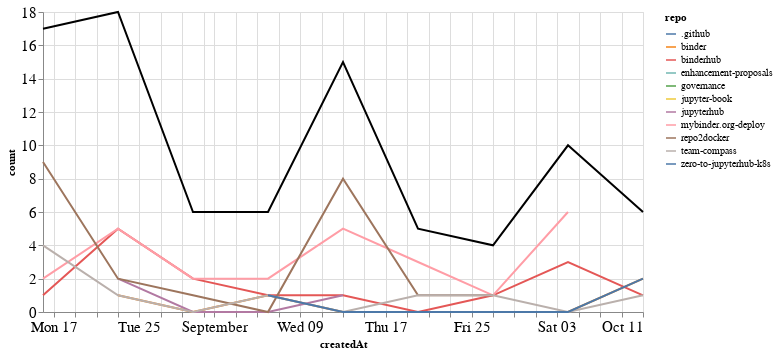

The notebook cell saved with this chart:
### Markdown cell above
## Comments

### Code cell
comments_time = comments.groupby('repo').resample('W', on='createdAt').count()['author'].reset_index()
comments_time = comments_time.rename(columns={'author': 'count'})
comments_time_total = comments_time.groupby('createdAt').agg({"count": "sum"}).reset_index()
ch1 = alt.Chart(comments_time, width=600).mark_line().encode(
    x='createdAt',
    y='count',
    color='repo',
    tooltip="repo"
)

ch2 = alt.Chart(comments_time_total, width=600).mark_line(color="black").encode(
    x='createdAt',
    y='count',
)

ch1 + ch2

### Figure 1 — Vega-Lite specification as saved in the notebook (floating-point values rounded to 4 significant figures)
{"config": {"axisLeft": {"labelFontSize": 15}, "axisBottom": {"labelFontSize": 15}}, "layer": [{"data": {"name": "data-e9036faf869cf11682c33004e47a1653"}, "mark": "line", "encoding": {"color": {"type": "nominal", "field": "repo"}, "tooltip": {"type": "nominal", "field": "repo"}, "x": {"type": "temporal", "field": "createdAt"}, "y": {"type": "quantitative", "field": "count"}}, "width": 600}, {"data": {"name": "data-aeebdb51df1a601dc4d221eb3f1fdac2"}, "mark": {"type": "line", "color": "black"}, "encoding": {"x": {"type": "temporal", "field": "createdAt"}, "y": {"type": "quantitative", "field": "count"}}, "width": 600}], "$schema": "https://vega.github.io/schema/vega-lite/v4.8.1.json", "datasets": {"data-e9036faf869cf11682c33004e47a1653": [{"repo": ".github", "createdAt": "2020-10-04T00:00:00", "count": 1}, {"repo": "binder", "createdAt": "2020-08-23T00:00:00", "count": 1}, {"repo": "binder", "createdAt": "2020-08-30T00:00:00", "count": 0}, {"repo": "binder", "createdAt": "2020-09-06T00:00:00", "count": 1}, {"repo": "binder", "createdAt": "2020-09-13T00:00:00", "count": 0}, {"repo": "binder", "createdAt": "2020-09-20T00:00:00", "count": 0}, {"repo": "binder", "createdAt": "2020-09-27T00:00:00", "count": 0}, {"repo": "binder", "createdAt": "2020-10-04T00:00:00", "count": 0}, {"repo": "binder", "createdAt": "2020-10-11T00:00:00", "count": 2}, {"repo": "binderhub", "createdAt": "2020-08-16T00:00:00", "count": 1}, {"repo": "binderhub", "createdAt": "2020-08-23T00:00:00", "count": 5}, {"repo": "binderhub", "createdAt": "2020-08-30T00:00:00", "count": 2}, {"repo": "binderhub", "createdAt": "2020-09-06T00:00:00", "count": 1}, {"repo": "binderhub", "createdAt": "2020-09-13T00:00:00", "count": 1}, {"repo": "binderhub", "createdAt": "2020-09-20T00:00:00", "count": 0}, {"repo": "binderhub", "createdAt": "2020-09-27T00:00:00", "count": 1}, {"repo": "binderhub", "createdAt": "2020-10-04T00:00:00", "count": 3}, {"repo": "binderhub", "createdAt": "2020-10-11T00:00:00", "count": 1}, {"repo": "enhancement-proposals", "createdAt": "2020-08-16T00:00:00", "count": 1}, {"repo": "governance", "createdAt": "2020-08-23T00:00:00", "count": 2}, {"repo": "jupyter-book", "createdAt": "2020-08-30T00:00:00", "count": 1}, {"repo": "jupyterhub", "createdAt": "2020-08-23T00:00:00", "count": 2}, {"repo": "jupyterhub", "createdAt": "2020-08-30T00:00:00", "count": 0}, {"repo": "jupyterhub", "createdAt": "2020-09-06T00:00:00", "count": 0}, {"repo": "jupyterhub", "createdAt": "2020-09-13T00:00:00", "count": 1}, {"repo": "mybinder.org-deploy", "createdAt": "2020-08-16T00:00:00", "count": 2}, {"repo": "mybinder.org-deploy", "createdAt": "2020-08-23T00:00:00", "count": 5}, {"repo": "mybinder.org-deploy", "createdAt": "2020-08-30T00:00:00", "count": 2}, {"repo": "mybinder.org-deploy", "createdAt": "2020-09-06T00:00:00", "count": 2}, {"repo": "mybinder.org-deploy", "createdAt": "2020-09-13T00:00:00", "count": 5}, {"repo": "mybinder.org-deploy", "createdAt": "2020-09-20T00:00:00", "count": 3}, {"repo": "mybinder.org-deploy", "createdAt": "2020-09-27T00:00:00", "count": 1}, {"repo": "mybinder.org-deploy", "createdAt": "2020-10-04T00:00:00", "count": 6}, {"repo": "repo2docker", "createdAt": "2020-08-16T00:00:00", "count": 9}, {"repo": "repo2docker", "createdAt": "2020-08-23T00:00:00", "count": 2}, {"repo": "repo2docker", "createdAt": "2020-08-30T00:00:00", "count": 1}, {"repo": "repo2docker", "createdAt": "2020-09-06T00:00:00", "count": 0}, {"repo": "repo2docker", "createdAt": "2020-09-13T00:00:00", "count": 8}, {"repo": "repo2docker", "createdAt": "2020-09-20T00:00:00", "count": 1}, {"repo": "repo2docker", "createdAt": "2020-09-27T00:00:00", "count": 1}, {"repo": "team-compass", "createdAt": "2020-08-16T00:00:00", "count": 4}, {"repo": "team-compass", "createdAt": "2020-08-23T00:00:00", "count": 1}, {"repo": "team-compass", "createdAt": "2020-08-30T00:00:00", "count": 0}, {"repo": "team-compass", "createdAt": "2020-09-06T00:00:00", "count": 1}, {"repo": "team-compass", "createdAt": "2020-09-13T00:00:00", "count": 0}, {"repo": "team-compass", "createdAt": "2020-09-20T00:00:00", "count": 1}, {"repo": "team-compass", "createdAt": "2020-09-27T00:00:00", "count": 1}, {"repo": "team-compass", "createdAt": "2020-10-04T00:00:00", "count": 0}, {"repo": "team-compass", "createdAt": "2020-10-11T00:00:00", "count": 1}, {"repo": "zero-to-jupyterhub-k8s", "createdAt": "2020-09-06T00:00:00", "count": 1}, {"repo": "zero-to-jupyterhub-k8s", "createdAt": "2020-09-13T00:00:00", "count": 0}, {"repo": "zero-to-jupyterhub-k8s", "createdAt": "2020-09-20T00:00:00", "count": 0}, {"repo": "zero-to-jupyterhub-k8s", "createdAt": "2020-09-27T00:00:00", "count": 0}, {"repo": "zero-to-jupyterhub-k8s", "createdAt": "2020-10-04T00:00:00", "count": 0}, {"repo": "zero-to-jupyterhub-k8s", "createdAt": "2020-10-11T00:00:00", "count": 2}], "data-aeebdb51df1a601dc4d221eb3f1fdac2": [{"createdAt": "2020-08-16T00:00:00", "count": 17}, {"createdAt": "2020-08-23T00:00:00", "count": 18}, {"createdAt": "2020-08-30T00:00:00", "count": 6}, {"createdAt": "2020-09-06T00:00:00", "count": 6}, {"createdAt": "2020-09-13T00:00:00", "count": 15}, {"createdAt": "2020-09-20T00:00:00", "count": 5}, {"createdAt": "2020-09-27T00:00:00", "count": 4}, {"createdAt": "2020-10-04T00:00:00", "count": 10}, {"createdAt": "2020-10-11T00:00:00", "count": 6}]}}
